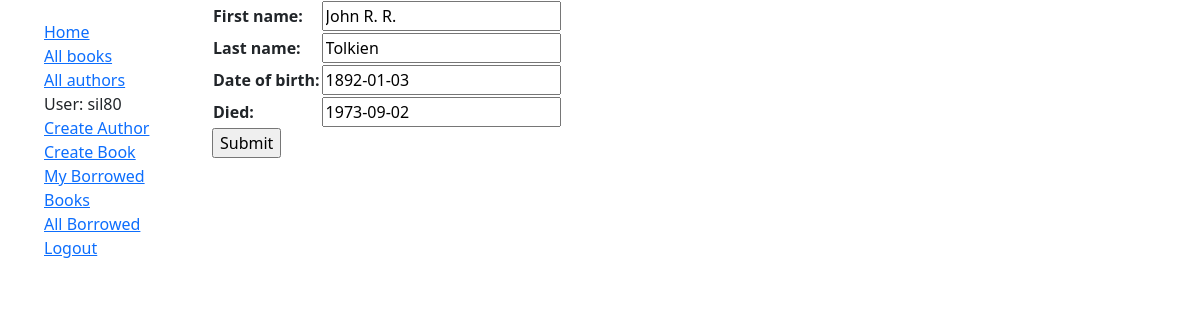
Screenshot of /catalog/author/1/update/ (signed in) with the database file from the repository.
### catalog/models.py (models this page shows, shortened)
class Author(models.Model):
    first_name = models.CharField(max_length=100)
    last_name = models.CharField(max_length=100)
    date_of_birth = models.DateField(null=True, blank=True)
    date_of_death = models.DateField('died', null=True, blank=True)
    class Meta:
        ordering = ['last_name', 'first_name']
    class Meta:
        ordering = ['last_name']

### catalog/views.py (the view)
# urls.py: path('author/<int:pk>/update/', views.AuthorUpdate.as_view(), name='author-update'),
class AuthorUpdate(PermissionRequiredMixin, UpdateView):
    permission_required = 'catalog.can_mark_returned'
    model = Author
    fields = '__all__' # Not recommended (potential security issue if more fields added)

### catalog/templates/catalog/author_form.html (shortened to what this page needs)
{% extends "base_generic.html" %}
{% block content %}
  <form action="" method="post">
    <table>
    {{ form.as_table }}
    </table>
    <input type="submit" value="Submit" />
  </form>
{% endblock %}

### catalog/templates/base_generic.html (shortened to what this page needs)
<!DOCTYPE html>
<html lang="en">
<head>
  <link href="https://cdn.jsdelivr.net/npm/bootstrap@5.1.3/dist/css/bootstrap.min.css" rel="stylesheet">
  {% load static %}
  <link rel="stylesheet" href="{% static 'css/styles.css' %}">
</head>
<body>
  <div class="container-fluid">
    <div class="row">
      <div class="col-sm-2">
      {% block sidebar %}
        <ul class="sidebar-nav">
          <li><a href="{% url 'index' %}">Home</a></li>
          <li><a href="{% url 'books' %}">All books</a></li>
          <li><a href="{% url 'authors' %}">All authors</a></li>
          {% if user.is_authenticated %}
            <li>User: {{ user.get_username }} </li>
            <li><a href="{% url 'author-create' %}">Create Author</a></li>
            <li><a href="{% url 'book-create' %}">Create Book</a></li>
            <li><a href="{% url 'my-borrowed' %}">My Borrowed Books</li>
            <li><a href="{% url 'all-borrowed' %}">All Borrowed</a></li>
            <li><a href="{% url 'logout' %}?next={{ request.path }}">Logout</a></li>
          {% else %}
            <li><a href="{% url 'login' %}?next={{ request.path }}">Login</a></li>
          {% endif %}
        </ul>
     {% endblock %}
      </div>
      <div class="col-sm-10 ">{% block content %}{% endblock %}
    </div>
    </div>
  </div>
</body>
</html>

### catalog/static/css/styles.css (style rules this page uses)
.sidebar-nav { margin-top: 20px; paddng: 0; list-style: none; }

### rows the page displays
Author: first_name "John R. R.", last_name "Tolkien", date_of_birth "1892-01-03", date_of_death "1973-09-02"

### other values shown
{{ user.get_username }} "sil80"
